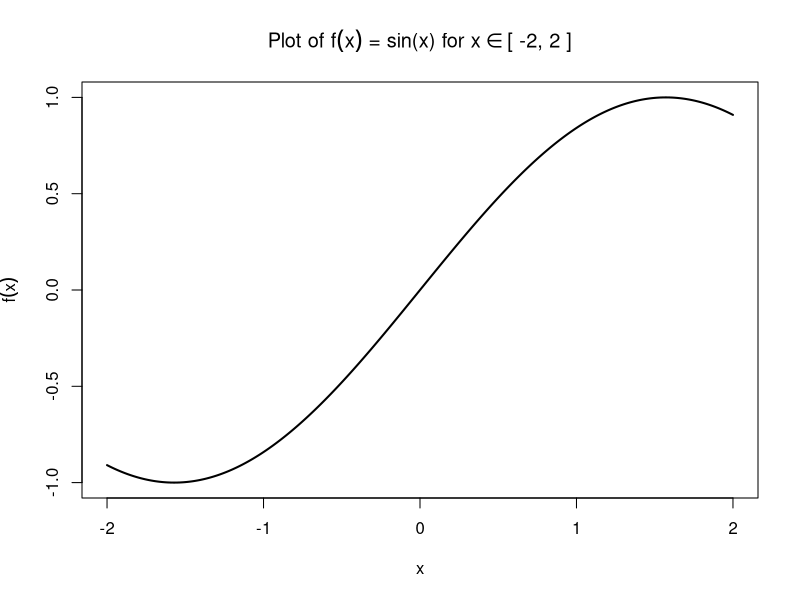
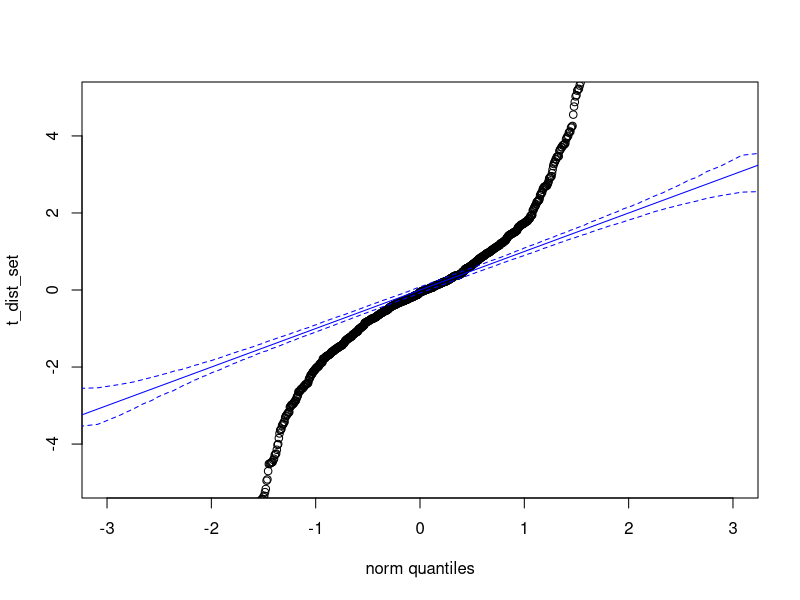
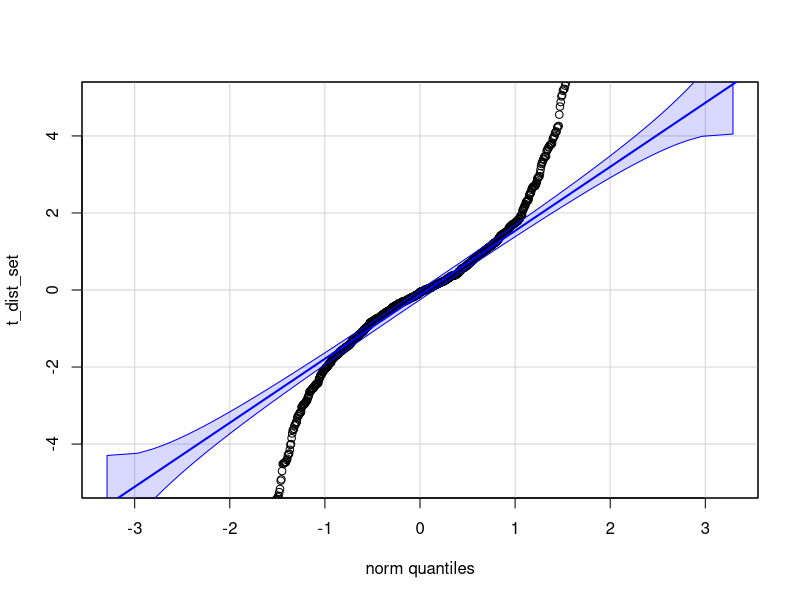

Write R code to recreate these figures, in order.
## ---- chunk 1
x <- seq(-2, 2, length.out = 500)
y <- sin(x)

plot(
  x, y,
  type = "l",
  lwd = 2,
  main = expression(paste("Plot of ", f(x), " = sin(x) for ", x %in% "[ -2, 2 ]")),
  xlab = "x",
  ylab = expression(f(x)),
  xlim = c(-2, 2))
## ---- chunk 2
t_dist_set = sort(rt(1000,1))
theoretical_pop = sort(rnorm(1000000))
quantiles = theoretical_pop[seq(1,1000000, length.out = 1000)] 

envelope_matrix = matrix(NA, nrow = 1000, ncol = 1000)
for(i in 1:1000) {
  envelope_matrix[i, ] = sort(rnorm(1000))
}

lower_bound = apply(envelope_matrix, 2, quantile, probs = 0.025)
upper_bound =  apply(envelope_matrix, 2, quantile, probs = 0.975)

plot(quantiles, t_dist_set, ylim = c(-5, 5), xlim = c(-3, 3), xlab = "norm quantiles")
abline(a = 0, b = 1, col = "blue")
lines(quantiles, lower_bound, col = "blue", lty = 2)
lines(quantiles, upper_bound, col = "blue", lty = 2)
## ---- chunk 3
library(car)

qqPlot(t_dist_set, envelope = 0.95, ylim = c(-5, 5))
